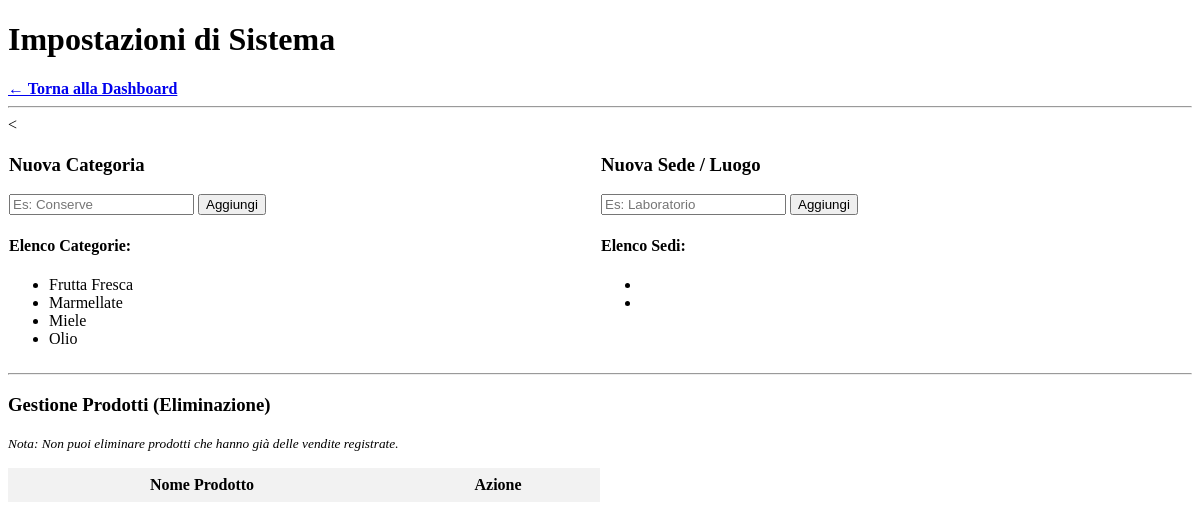
The page /gestione_sistema.php on the database as committed earlier.
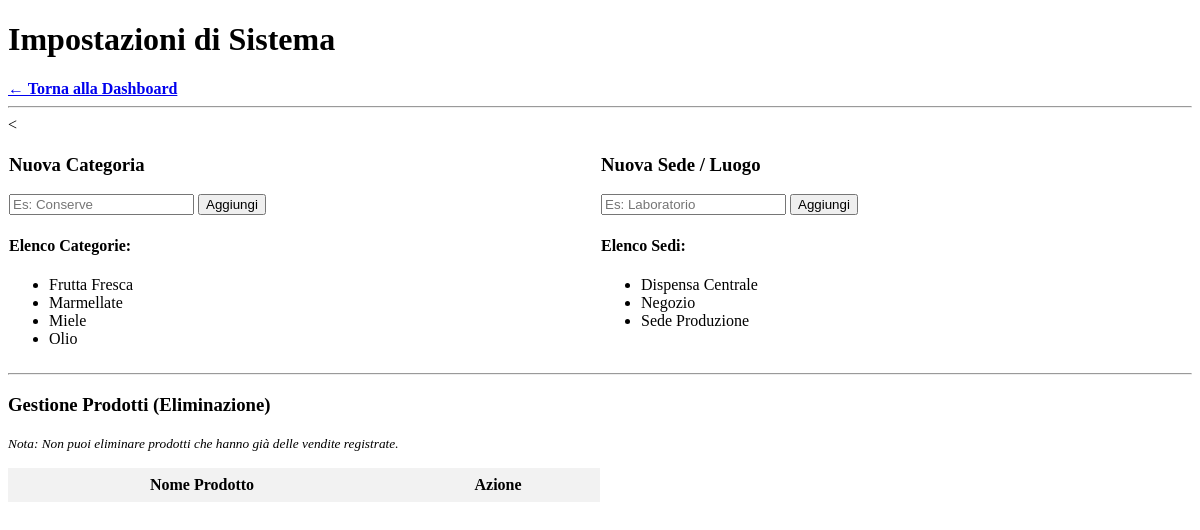
The same page on the database as committed later.
### tables this page shows
CREATE TABLE IF NOT EXISTS Categorie (
    id_categoria INT AUTO_INCREMENT PRIMARY KEY,
    nome VARCHAR(100) NOT NULL UNIQUE
);

CREATE TABLE IF NOT EXISTS Sedi (
    id_sede INT AUTO_INCREMENT PRIMARY KEY,
    nome_sede VARCHAR(100) NOT NULL UNIQUE
);

### gestione_sistema.php (the view, shortened to what this page needs)
<?php
include 'config.php';
$categorie = mysqli_query($conn, "SELECT * FROM Categorie ORDER BY nome ASC");
$sedi = mysqli_query($conn, "SELECT * FROM Sedi ORDER BY nome_sede ASC");
?>
<!DOCTYPE html>
<html lang="it">
<head>
</head>
<body>
    <h1>Impostazioni di Sistema</h1>
    <nav>
        <a href="index.php"><b>← Torna alla Dashboard</b></a>
    </nav>
    <hr>
    <
   <table style="border-collapse: collapse; width: 100%;">
        <tr>
            <td width="50%" valign="top">
                <h3>Nuova Categoria</h3>
                <form method="POST">
                    <input type="text" name="nome_cat" placeholder="Es: Conserve" required>
                    <button type="submit" name="add_cat">Aggiungi</button>
                </form>
                <h4>Elenco Categorie:</h4>
                <ul>
                    <?php while($c = mysqli_fetch_assoc($categorie)) { ?>
                        <li><?php echo $c['nome']; ?></li>
                    <?php } ?>
                </ul>
            </td>
            <td width="50%" valign="top">
                <h3>Nuova Sede / Luogo</h3>
                <form method="POST">
                    <input type="text" name="nome_sede" placeholder="Es: Laboratorio" required>
                    <button type="submit" name="add_sede">Aggiungi</button>
                </form>
                <h4>Elenco Sedi:</h4>
                <ul>
                    <?php while($s = mysqli_fetch_assoc($sedi)) { ?>
                        <li><?php echo $s['nome_sede']; ?></li>
                    <?php } ?>
                </ul>
            </td>
        </tr>
    </table>
    <hr>
    <h3>Gestione Prodotti (Eliminazione)</h3>
    <p><small><i>Nota: Non puoi eliminare prodotti che hanno già delle vendite registrate.</i></small></p>
   <table style="border-collapse: collapse; width: 50%;">
        <tr style="background-color: #f2f2f2;">
            <th style="padding: 8px;">Nome Prodotto</th>
            <th style="padding: 8px;">Azione</th>
        </tr>
    </table>
</body>
</html>

Rows that differ between the two databases and show on the page:
now on this page (row edited): sedi: nome_sede "Dispensa Centrale"
added sedi: nome_sede "Negozio"
now on this page (row edited): sedi: nome_sede "Sede Produzione"
